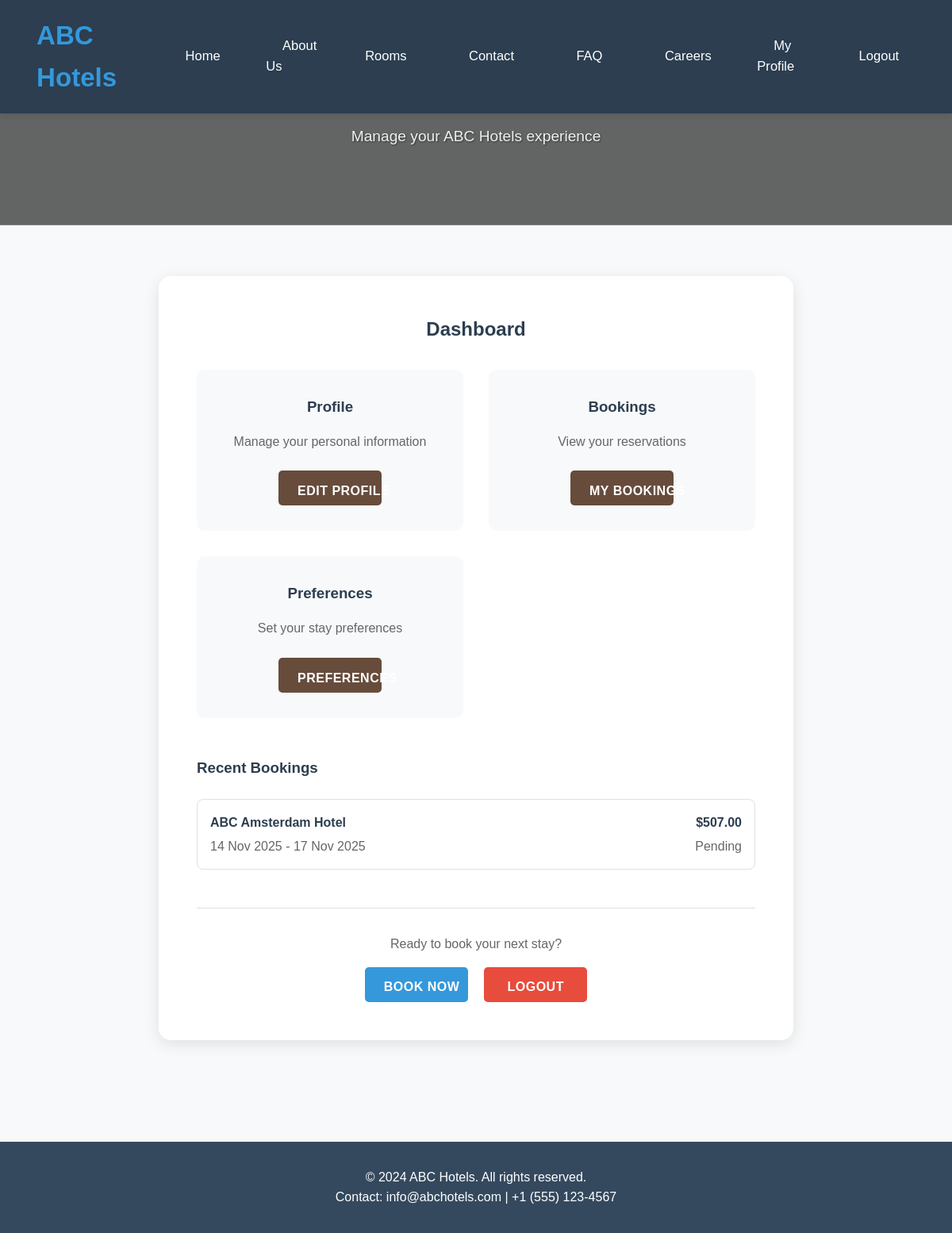
Before: /dashboard/ (signed in) with the older database file.
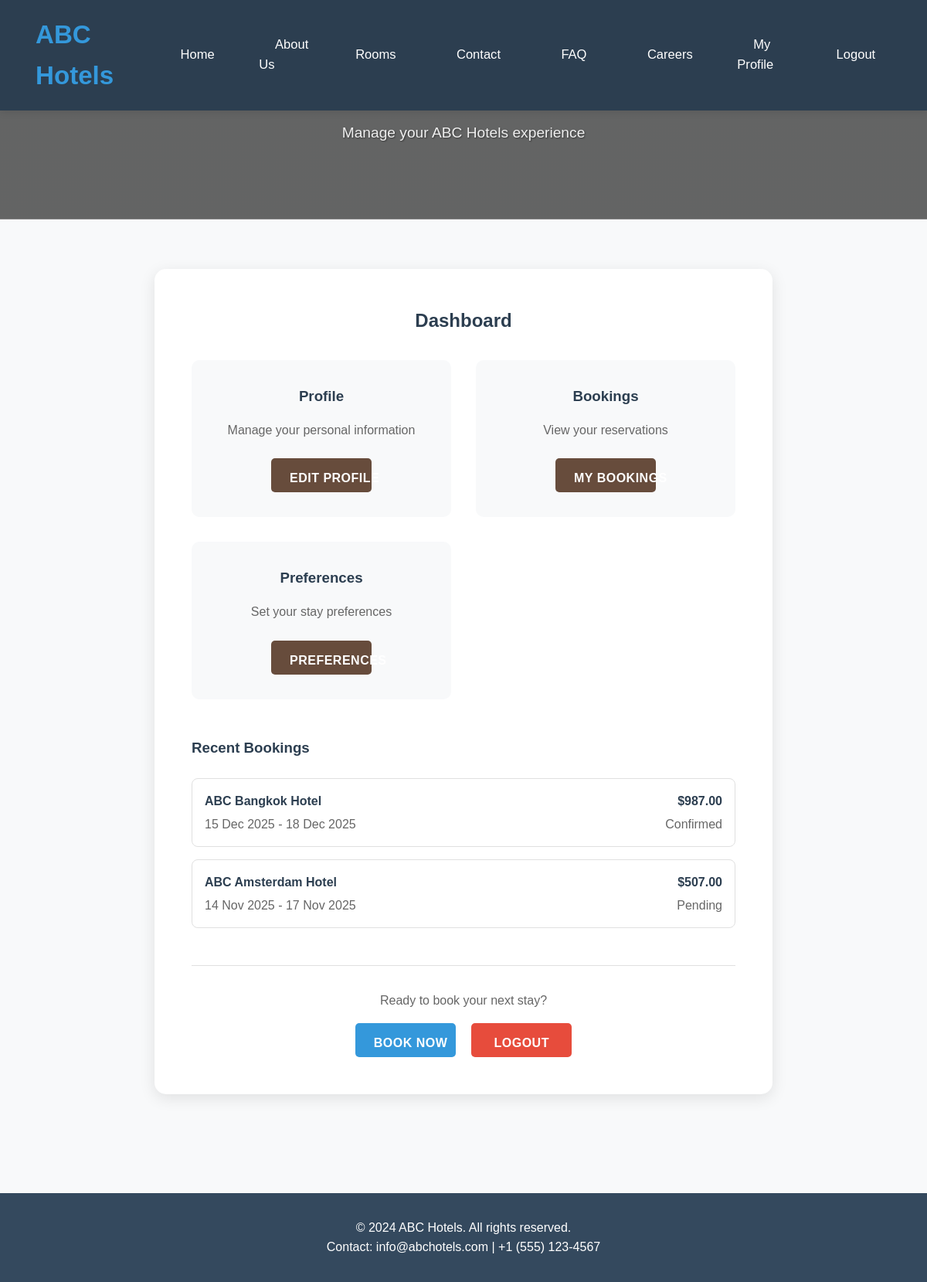
After: the same page with the newer database file.
### hotel/models.py (models this page shows, shortened)
class Booking(models.Model):
    STATUS_CHOICES = [
        ('confirmed', 'Confirmed'),
        ('checked_in', 'Checked In'),
        ('checked_out', 'Checked Out'),
        ('cancelled', 'Cancelled'),
    ]
    guest_name = models.CharField(max_length=100)
    guest_email = models.EmailField()
    guest_phone = models.CharField(max_length=20)
    room = models.ForeignKey(Room, on_delete=models.CASCADE,
    related_name='bookings')
    check_in = models.DateField()
    check_out = models.DateField()
    total_guests = models.PositiveIntegerField(default=1)
    status = models.CharField(max_length=20, choices=STATUS_CHOICES,
    default='confirmed')
    created_at = models.DateTimeField(auto_now_add=True)
    updated_at = models.DateTimeField(auto_now=True)
    @property
    def total_price(self):
        if self.check_in and self.check_out and self.room:
            nights = (self.check_out - self.check_in).days
            return nights * self.room.room_type.price_per_night
        return 0
    class Meta:
        ordering = ['-created_at']

class Room(models.Model):
    city = models.ForeignKey(City, on_delete=models.CASCADE, related_name='rooms')
    room_type = models.ForeignKey(RoomType, on_delete=models.CASCADE)
    is_available = models.BooleanField(default=True)
    image = models.ImageField(upload_to='images/room_specific/', blank=True,
    null=True, verbose_name='Room Specific Image')

class City(models.Model):
    name = models.CharField(max_length=100)
    description = models.TextField()
    image = models.ImageField(upload_to='images/city/', null=True, blank=True)
    is_active = models.BooleanField(default=True)
    class Meta:
        verbose_name = 'City'
        verbose_name_plural = 'Cities'

class RoomType(models.Model):
    name = models.CharField(max_length=100, unique=True)
    description = models.TextField()
    price_per_night = models.DecimalField(max_digits=8, decimal_places=2)
    capacity = models.PositiveIntegerField()
    image = models.ImageField(upload_to='images/room/', null=True, blank=True)
    class Meta:
        ordering = ['name']

### hotel/views.py (the view)
# urls.py: path('dashboard/', views.dashboard, name='dashboard'),
@login_required
def dashboard(request):
    if request.user.is_authenticated:
        bookings = Booking.objects.filter(guest_email=request.user.email)
    else:
        bookings = []
    context = {
        'bookings': bookings,
    }
    return render(request, 'dashboard.html', context)

### templates/dashboard.html (shortened to what this page needs)
{% extends 'base.html' %}
{% block content %}
<section class="hero-section" style="background-image: linear-gradient(rgba(0,0,0,0.6), rgba(0,0,0,0.6)), url('https://images.unsplash.com/photo-1566073771259-6a8506099945?ixlib=rb-4.0.3&auto=format&fit=crop&w=1920&q=80');">
    <div class="container">
        <h1 class="hero-title">Welcome to Your Dashboard</h1>
        <p class="hero-subtitle">Manage your ABC Hotels experience</p>
    </div>
</section>
<section style="padding: 4rem 0;">
    <div class="container">
        <div style="max-width: 800px; margin: 0 auto;">
            <div style="background: white; padding: 3rem; border-radius: 15px; box-shadow: 0 5px 20px rgba(0,0,0,0.1);">
                <h2 style="text-align: center; margin-bottom: 2rem; color:#2c3e50;">Dashboard</h2>
                <div style="display: grid; grid-template-columns: repeat(auto-fit, minmax(250px, 1fr)); gap: 2rem; margin-bottom: 3rem;">
                    <div style="background: #f8f9fa; padding: 2rem; border-radius: 10px; text-align: center;">
                        <h3 style="color: #2c3e50; margin-bottom: 1rem;">Profile</h3>
                        <p style="color: #666; margin-bottom: 1.5rem;">Manage your personal information</p>
                        <a href="{% url 'profile' %}" class="btn btn-primary">Edit Profile</a>
                    </div>
                    <div style="background: #f8f9fa; padding: 2rem; border-radius: 10px; text-align: center;">
                        <h3 style="color: #2c3e50; margin-bottom: 1rem;">Bookings</h3>
                        <p style="color: #666; margin-bottom: 1.5rem;">View your reservations</p>
                        <a href="{% url 'booking_list' %}" class="btn btn-primary">My Bookings</a>
                    </div>
                    <div style="background: #f8f9fa; padding: 2rem; border-radius: 10px; text-align: center;">
                        <h3 style="color: #2c3e50; margin-bottom: 1rem;">Preferences</h3>
                        <p style="color: #666; margin-bottom: 1.5rem;">Set your stay preferences</p>
                        <a href="#" class="btn btn-primary">Preferences</a>
                    </div>
                </div>
                {% if bookings %}
                <div style="margin-bottom: 3rem;">
                    <h3 style="color: #2c3e50; margin-bottom: 1.5rem;">Recent Bookings</h3>
                    <div style="display: grid; gap: 1rem;">
                        {% for booking in bookings|slice:":3" %}
                        <div style="border: 1px solid #e0e0e0; padding: 1rem; border-radius: 8px;">
                            <div style="display: flex; justify-content: space-between; align-items: center;">
                                <div>
                                    <p style="margin: 0; color: #2c3e50; font-weight: bold;">ABC {{ booking.room.city.name }} Hotel</p>
                                    <p style="margin: 0.25rem 0 0 0; color: #666;">{{ booking.check_in|date:"d M Y" }} - {{ booking.check_out|date:"d M Y" }}</p>
                                </div>
                                <div style="text-align: right;">
                                    <p style="margin: 0; font-weight: bold; color: #2c3e50;">${{ booking.total_price }}</p>
                                    <p style="margin: 0.25rem 0 0 0; color: #666; text-transform: capitalize;">{{ booking.status }}</p>
                                </div>
                            </div>
                        </div>
                        {% endfor %}
                    </div>
                </div>
                {% endif %}
                <div style="text-align: center; padding-top: 2rem; border-top: 1px solid #e0e0e0;">
                    <p style="color: #666; margin-bottom: 1rem;">Ready to book your next stay?</p>
                    <a href="{% url 'room_list' %}" class="btn" style="background: #3498db; margin-right: 1rem;">Book Now</a>
                    <a href="{% url 'logout' %}" class="btn" style="background: #e74c3c;">Logout</a>
                </div>
            </div>
        </div>
    </div>
</section>
{% endblock %}

Changed rows visible on the page:
added Booking: room.city.name "Bangkok", check_in "15 Dec 2025", check_out "18 Dec 2025", total_price "987.00", status "Confirmed"
